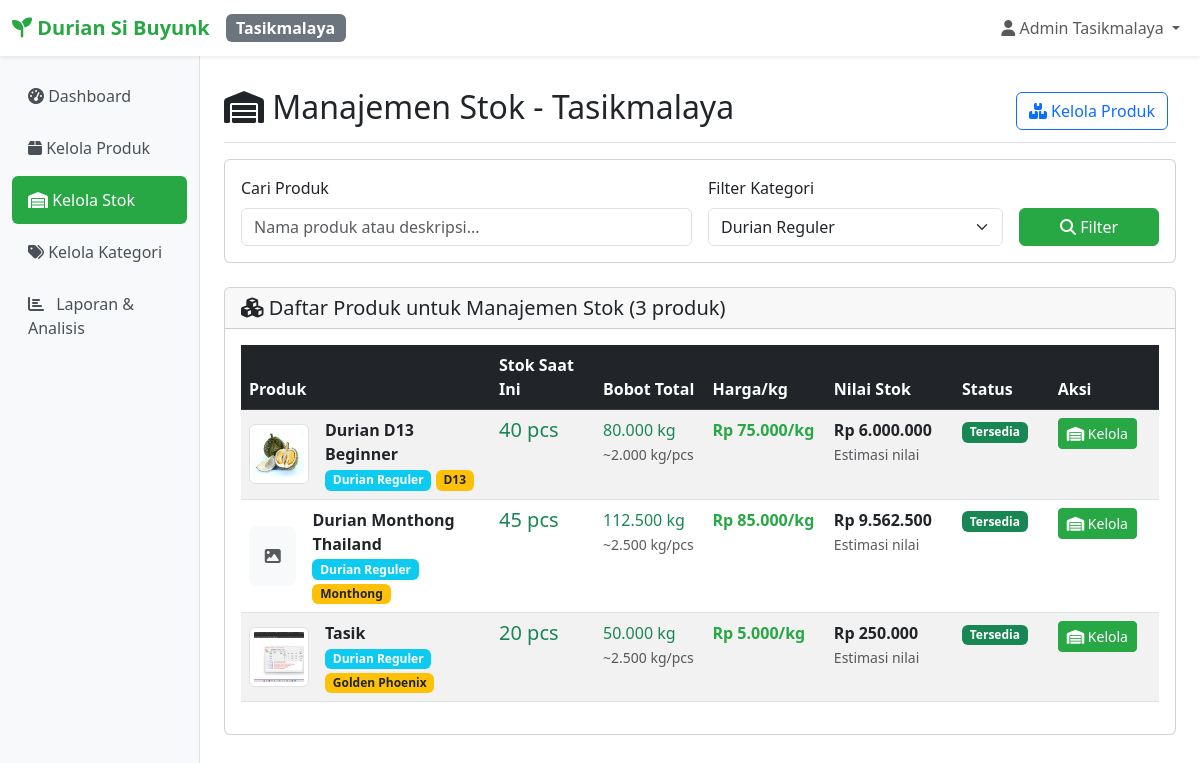
The page /cabang/tasik/manajemen-stok/index.php?kategori=2 (signed in) on the database its author committed.
### tables this page shows
CREATE TABLE `users` (
  `id` int NOT NULL,
  `username` varchar(50) NOT NULL,
  `password` varchar(255) NOT NULL,
  `nama_lengkap` varchar(100) NOT NULL,
  `cabang_id` int NOT NULL,
  `role` enum('admin') DEFAULT 'admin',
  `created_at` timestamp NOT NULL DEFAULT CURRENT_TIMESTAMP,
  `updated_at` timestamp NOT NULL DEFAULT CURRENT_TIMESTAMP ON UPDATE CURRENT_TIMESTAMP
);

CREATE TABLE `cabang` (
  `id` int NOT NULL,
  `nama_cabang` varchar(50) NOT NULL,
  `kode_cabang` varchar(10) NOT NULL,
  `alamat` text,
  `telepon` varchar(20) DEFAULT NULL,
  `created_at` timestamp NOT NULL DEFAULT CURRENT_TIMESTAMP
);

CREATE TABLE `produk` (
  `id` int NOT NULL,
  `nama_produk` varchar(200) NOT NULL,
  `kategori_id` int DEFAULT NULL,
  `jenis_durian_id` int DEFAULT NULL,
  `harga` decimal(12,2) NOT NULL,
  `harga_per_kg` decimal(12,2) DEFAULT '0.00' COMMENT 'Harga per kilogram',
  `stok_tasik` int DEFAULT '0',
  `stok_garut` int DEFAULT '0',
  `total_kg_tasik` decimal(10,3) DEFAULT '0.000' COMMENT 'Total berat stok Tasik dalam kg',
  `total_kg_garut` decimal(10,3) DEFAULT '0.000' COMMENT 'Total berat stok Garut dalam kg',
  `total_pcs_tasik` int DEFAULT '0' COMMENT 'Total pieces Tasik',
  `total_pcs_garut` int DEFAULT '0' COMMENT 'Total pieces Garut',
  `satuan` varchar(20) DEFAULT 'pcs',
  `deskripsi` text,
  `gambar` varchar(255) DEFAULT NULL,
  `status` enum('aktif','nonaktif') DEFAULT 'aktif',
  `created_at` timestamp NOT NULL DEFAULT CURRENT_TIMESTAMP,
  `updated_at` timestamp NOT NULL DEFAULT CURRENT_TIMESTAMP ON UPDATE CURRENT_TIMESTAMP
);

CREATE TABLE `kategori` (
  `id` int NOT NULL,
  `nama_kategori` varchar(100) NOT NULL,
  `deskripsi` text,
  `created_at` timestamp NOT NULL DEFAULT CURRENT_TIMESTAMP
);

CREATE TABLE `jenis_durian` (
  `id` int NOT NULL,
  `nama_jenis` varchar(100) NOT NULL,
  `deskripsi` text,
  `created_at` timestamp NOT NULL DEFAULT CURRENT_TIMESTAMP
);

### cabang/tasik/manajemen-stok/index.php (the view, shortened to what the rows shown need)
<?php
require_once __DIR__ . '/../../../includes/auth.php';
require_once __DIR__ . '/../../../includes/functions.php';
$kategori_id = isset($_GET['kategori']) ? (int)$_GET['kategori'] : null;
$search = isset($_GET['search']) ? sanitize($_GET['search']) : null;
$products = getProducts(CABANG_TASIK, $kategori_id, $search);
include __DIR__ . '/../../../includes/header.php';
?>
<div class="d-flex justify-content-between flex-wrap flex-md-nowrap align-items-center pt-3 pb-2 mb-3 border-bottom">
    <h1 class="h2"><i class="fas fa-warehouse"></i> Manajemen Stok - Tasikmalaya</h1>
</div>
<div class="card">
    <div class="card-body">
        <?php if (empty($products)): ?>
            <div class="text-center py-5">
                <i class="fas fa-box-open" style="font-size: 4rem; color: #6c757d;"></i>
                <h4 class="mt-3 text-muted">Tidak ada produk ditemukan</h4>
                <p class="text-muted">Belum ada produk atau coba ubah filter pencarian</p>
                <a href="../produk/tambah.php" class="btn btn-success">
                    <i class="fas fa-plus"></i> Tambah Produk Pertama
                </a>
            </div>
        <?php else: ?>
            <div class="d-none d-lg-block">
                <div class="table-responsive">
                    <table class="table table-striped table-hover">
                        <thead class="table-dark">
                            <tr>
                                <th style="min-width: 250px;">Produk</th>
                                <th style="width: 120px;">Stok Saat Ini</th>
                                <th style="width: 120px;">Bobot Total</th>
                                <th style="width: 130px;">Harga/kg</th>
                                <th style="width: 140px;">Nilai Stok</th>
                                <th style="width: 100px;">Status</th>
                                <th style="width: 120px;">Aksi</th>
                            </tr>
                        </thead>
                        <tbody>
                        <?php foreach ($products as $product): ?>
                            <tr>
                                <td>
                                    <div class="d-flex align-items-center">
                                        <?php
                                        $imagePath = getImagePath($product['gambar']);
                                        if ($imagePath && file_exists("../../../" . $imagePath)): ?>
                                            <img src="../../../<?= $imagePath ?>?v=<?= time() ?>"
                                                 class="img-thumbnail me-3" style="width: 60px; height: 60px; object-fit: cover;">
                                        <?php else: ?>
                                            <div class="bg-light d-flex align-items-center justify-content-center me-3"
                                                 style="width: 60px; height: 60px; border-radius: 8px;">
                                                <i class="fas fa-image text-muted"></i>
                                            </div>
                                        <?php endif; ?>
                                        <div>
                                            <strong><?= htmlspecialchars($product['nama_produk']) ?></strong>
                                            <?php if ($product['nama_kategori']): ?>
                                                <br><span class="badge bg-info"><?= htmlspecialchars($product['nama_kategori']) ?></span>
                                            <?php endif; ?>
                                            <?php if ($product['nama_jenis']): ?>
                                                <span class="badge bg-warning text-dark"><?= htmlspecialchars($product['nama_jenis']) ?></span>
                                            <?php endif; ?>
                                        </div>
                                    </div>
                                </td>
                                <td>
                                    <span class="h5 <?= $product['stok'] < 5 ? 'text-danger' : ($product['stok'] < 10 ? 'text-warning' : 'text-success') ?>">
                                        <?= $product['stok'] ?> pcs
                                    </span>
                                </td>
                                <td>
                                    <span class="h6 text-success">
                                        <?= number_format($product['total_kg_tasik'], 3) ?> kg
                                    </span>
                                    <?php if ($product['stok'] > 0): ?>
                                        <br><small class="text-muted">
                                            ~<?= number_format($product['total_kg_tasik'] / $product['stok'], 3) ?> kg/pcs
                                        </small>
                                    <?php endif; ?>
                                </td>
                                <td>
                                    <?php if ($product['harga_per_kg']): ?>
                                        <span class="text-primary fw-bold">
                                            <?= formatRupiah($product['harga_per_kg']) ?>/kg
                                        </span>
                                    <?php else: ?>
                                        <span class="text-muted">-</span>
                                    <?php endif; ?>
                                </td>
                                <td>
                                    <?php if ($product['harga_per_kg'] && $product['total_kg_tasik']): ?>
                                        <span class="fw-bold text-dark">
                                            <?= formatRupiah($product['harga_per_kg'] * $product['total_kg_tasik']) ?>
                                        </span>
                                        <br><small class="text-muted">Estimasi nilai</small>
                                    <?php else: ?>
                                        <span class="text-muted">-</span>
                                    <?php endif; ?>
                                </td>
                                <td>
                                    <?php if ($product['stok'] == 0): ?>
                                        <span class="badge bg-danger">Habis</span>
                                    <?php elseif ($product['stok'] < 5): ?>
                                        <span class="badge bg-warning">Menipis</span>
                                    <?php else: ?>
                                        <span class="badge bg-success">Tersedia</span>
                                    <?php endif; ?>
                                </td>
                                <td>
                                    <button type="button" class="btn btn-primary btn-sm"
                                            onclick="openStockModal(<?= $product['id'] ?>, '<?= htmlspecialchars($product['nama_produk']) ?>', <?= $product['stok'] ?>, <?= $product['total_kg_tasik'] ?>)"
                                            title="Kelola Stok">
                                        <i class="fas fa-warehouse"></i> Kelola
                                    </button>
                                </td>
                            </tr>
                        <?php endforeach; ?>
                    </tbody>
                </table>
                </div>
            </div>
        <?php endif; ?>
    </div>
</div>
</div>
</div>
</body>
</html>

### includes/header.php (shortened to what the rows shown need)
<?php
require_once __DIR__ . '/../config/config.php';
require_once __DIR__ . '/auth.php';
$currentUser = getCurrentUser();
$branchName = $currentUser ? $currentUser['nama_cabang'] : '';
?>
<!DOCTYPE html>
<html lang="id">
<head>
    <link href="https://cdn.jsdelivr.net/npm/bootstrap@5.3.0/dist/css/bootstrap.min.css" rel="stylesheet">
    <link href="https://cdnjs.cloudflare.com/ajax/libs/font-awesome/6.4.0/css/all.min.css" rel="stylesheet">
</head>
<body>
    <nav class="navbar navbar-expand-lg navbar-light bg-white shadow-sm">
        <div class="container-fluid">
            <a class="navbar-brand" href="dashboard.php">
                <i class="fas fa-seedling"></i> <?= APP_NAME ?>
            </a>
            <span class="badge bg-secondary fs-6"><?= $branchName ?></span>
            <div class="navbar-nav ms-auto">
                <div class="nav-item dropdown">
                    <a class="nav-link dropdown-toggle" href="#" id="navbarDropdown" role="button" data-bs-toggle="dropdown">
                        <i class="fas fa-user"></i> <?= $currentUser['nama_lengkap'] ?? 'User' ?>
                    </a>
                </div>
            </div>
        </div>
    </nav>
    <div class="container-fluid">
        <div class="row">
            <main class="col-md-9 ms-sm-auto col-lg-10 px-md-4">
                <div class="pt-3">

### rows shown on the page
users: cabang.nama_cabang "Tasikmalaya", nama_lengkap "Admin Tasikmalaya"
produk: gambar (picture), nama_produk "Durian D13 Beginner", kategori.nama_kategori "Durian Reguler", jenis_durian.nama_jenis "D13", stok "40", total_kg_tasik "80.000", stok "2.000", harga_per_kg "Rp 75.000", formatRupiah($product['harga_per_kg'] * $product['total_kg_tasik']) "Rp 6.000.000"
produk: nama_produk "Durian Monthong Thailand", kategori.nama_kategori "Durian Reguler", jenis_durian.nama_jenis "Monthong", stok "45", total_kg_tasik "112.500", stok "2.500", harga_per_kg "Rp 85.000", formatRupiah($product['harga_per_kg'] * $product['total_kg_tasik']) "Rp 9.562.500"
produk: gambar (picture), nama_produk "Tasik", kategori.nama_kategori "Durian Reguler", jenis_durian.nama_jenis "Golden Phoenix", stok "20", total_kg_tasik "50.000", stok "2.500", harga_per_kg "Rp 5.000", formatRupiah($product['harga_per_kg'] * $product['total_kg_tasik']) "Rp 250.000"

### other values the page prints
APP_NAME "Durian Si Buyunk"
count($products) "3"
form field kategori "Durian Reguler"
